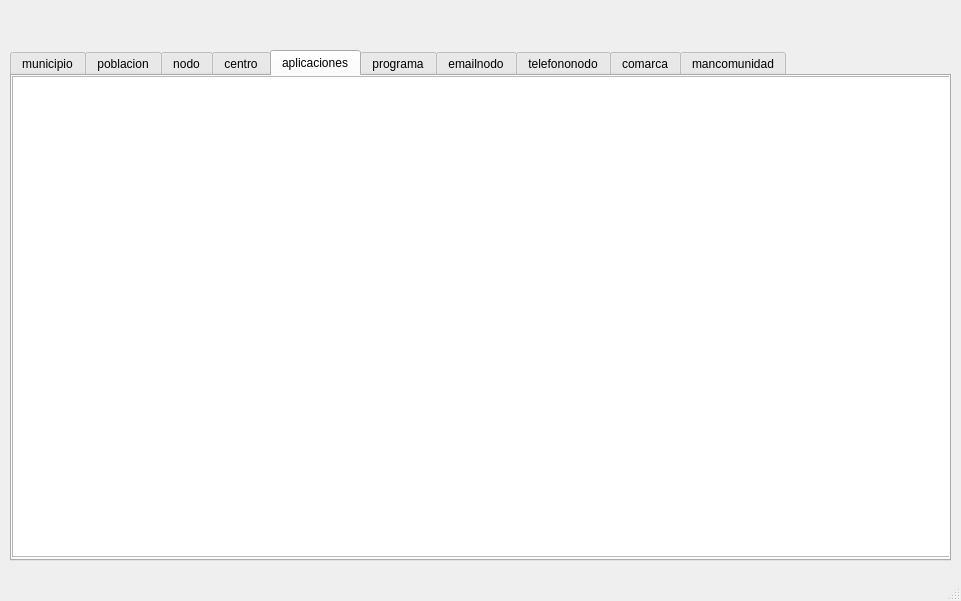
<?xml version="1.0" encoding="UTF-8"?>
<ui version="4.0">
 <class>BaseDatos</class>
 <widget class="QMainWindow" name="BaseDatos">
  <property name="geometry">
   <rect>
    <x>0</x>
    <y>0</y>
    <width>961</width>
    <height>601</height>
   </rect>
  </property>
  <property name="windowTitle">
   <string>MainWindow</string>
  </property>
  <widget class="QWidget" name="centralwidget">
   <widget class="QTabWidget" name="tablas">
    <property name="geometry">
     <rect>
      <x>10</x>
      <y>50</y>
      <width>941</width>
      <height>511</height>
     </rect>
    </property>
    <property name="currentIndex">
     <number>4</number>
    </property>
    <widget class="QWidget" name="municipio">
     <attribute name="title">
      <string>municipio</string>
     </attribute>
     <widget class="QTableView" name="tableView_municipio">
      <property name="geometry">
       <rect>
        <x>0</x>
        <y>0</y>
        <width>931</width>
        <height>481</height>
       </rect>
      </property>
     </widget>
    </widget>
    <widget class="QWidget" name="poblacion">
     <attribute name="title">
      <string>poblacion</string>
     </attribute>
     <widget class="QTableView" name="tableView_poblacion">
      <property name="geometry">
       <rect>
        <x>0</x>
        <y>0</y>
        <width>941</width>
        <height>481</height>
       </rect>
      </property>
     </widget>
    </widget>
    <widget class="QWidget" name="nodo">
     <attribute name="title">
      <string>nodo</string>
     </attribute>
     <widget class="QTableView" name="tableView_nodo">
      <property name="geometry">
       <rect>
        <x>0</x>
        <y>0</y>
        <width>941</width>
        <height>481</height>
       </rect>
      </property>
     </widget>
    </widget>
    <widget class="QWidget" name="centro">
     <attribute name="title">
      <string>centro</string>
     </attribute>
     <widget class="QTableView" name="tableView_centro">
      <property name="geometry">
       <rect>
        <x>0</x>
        <y>0</y>
        <width>941</width>
        <height>481</height>
       </rect>
      </property>
     </widget>
    </widget>
    <widget class="QWidget" name="aplicaciones">
     <attribute name="title">
      <string>aplicaciones</string>
     </attribute>
     <widget class="QTableView" name="tableView_aplicaciones">
      <property name="geometry">
       <rect>
        <x>0</x>
        <y>0</y>
        <width>941</width>
        <height>481</height>
       </rect>
      </property>
     </widget>
    </widget>
    <widget class="QWidget" name="programa">
     <attribute name="title">
      <string>programa</string>
     </attribute>
     <widget class="QTableView" name="tableView_programa">
      <property name="geometry">
       <rect>
        <x>0</x>
        <y>0</y>
        <width>941</width>
        <height>481</height>
       </rect>
      </property>
     </widget>
    </widget>
    <widget class="QWidget" name="emailnodo">
     <attribute name="title">
      <string>emailnodo</string>
     </attribute>
     <widget class="QTableView" name="tableView_emailnodo">
      <property name="geometry">
       <rect>
        <x>0</x>
        <y>0</y>
        <width>941</width>
        <height>481</height>
       </rect>
      </property>
     </widget>
    </widget>
    <widget class="QWidget" name="telefononodo">
     <attribute name="title">
      <string>telefononodo</string>
     </attribute>
     <widget class="QTableView" name="tableView_telefononodo">
      <property name="geometry">
       <rect>
        <x>0</x>
        <y>0</y>
        <width>941</width>
        <height>481</height>
       </rect>
      </property>
     </widget>
    </widget>
    <widget class="QWidget" name="comarca">
     <attribute name="title">
      <string>comarca</string>
     </attribute>
     <widget class="QTableView" name="tableView_comarca">
      <property name="geometry">
       <rect>
        <x>0</x>
        <y>0</y>
        <width>941</width>
        <height>481</height>
       </rect>
      </property>
     </widget>
    </widget>
    <widget class="QWidget" name="mancomunidad">
     <attribute name="title">
      <string>mancomunidad</string>
     </attribute>
     <widget class="QTableView" name="tableView_mancomunidad">
      <property name="geometry">
       <rect>
        <x>0</x>
        <y>0</y>
        <width>941</width>
        <height>481</height>
       </rect>
      </property>
     </widget>
    </widget>
   </widget>
  </widget>
  <widget class="QMenuBar" name="menubar">
   <property name="geometry">
    <rect>
     <x>0</x>
     <y>0</y>
     <width>961</width>
     <height>19</height>
    </rect>
   </property>
  </widget>
  <widget class="QStatusBar" name="statusbar"/>
 </widget>
 <resources/>
 <connections/>
</ui>
